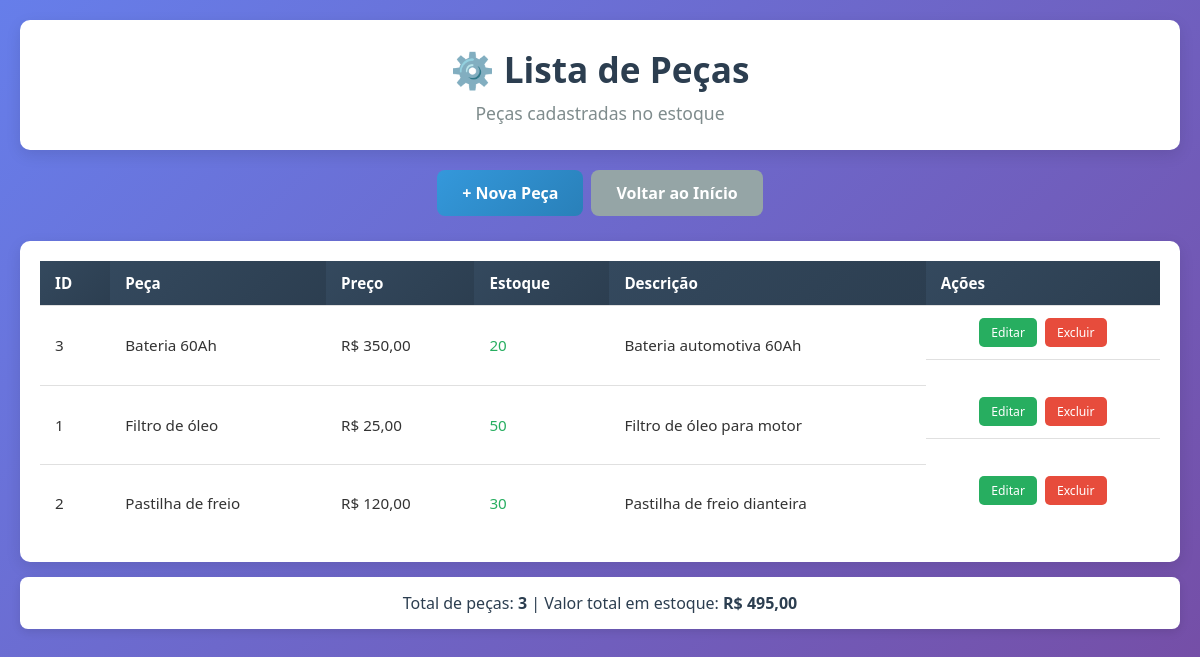
Page /pecas/listar.php on the committed database.
### tables this page shows
CREATE TABLE PECAS (
    ID_PECA INT AUTO_INCREMENT PRIMARY KEY,
    NOME_PECA VARCHAR(100) NOT NULL,
    PRECO DECIMAL(10,2) NOT NULL,
    QUANTIDADE INT,
    DESCRICAO_PECA TEXT,
    FABRICANTE VARCHAR(100)
);

### pecas/listar.php (the view, shortened to what this page needs)
<?php
require_once '../conexao.php';
$sql = "SELECT * FROM PECAS ORDER BY NOME_PECA";
$stmt = $pdo->query($sql);
$pecas = $stmt->fetchAll(PDO::FETCH_ASSOC);
?>
<!DOCTYPE html>
<html lang="pt-br">
<head>
    <link rel="stylesheet" href="listas.css">
</head>
<body>
    <div class="container">
        <div class="header">
            <h1>⚙️ Lista de Peças</h1>
            <p>Peças cadastradas no estoque</p>
        </div>
        <div class="actions">
            <a href="cadastrar.php" class="btn btn-primary">+ Nova Peça</a>
            <a href="../index.php" class="btn btn-secondary">Voltar ao Início</a>
        </div>
        <?php if (count($pecas) > 0): ?>
            <div class="table-container">
                <table>
                    <thead>
                        <tr>
                            <th>ID</th>
                            <th>Peça</th>
                            <th>Preço</th>
                            <th>Estoque</th>
                            <th>Descrição</th>
                            <th>Ações</th>
                        </tr>
                    </thead>
                    <tbody>
                        <?php foreach ($pecas as $peca): ?>
                        <tr>
                            <td><?= $peca['ID_PECA'] ?></td>
                            <td><?= htmlspecialchars($peca['NOME_PECA']) ?></td>
                            <td>R$ <?= number_format($peca['PRECO'], 2, ',', '.') ?></td>
                            <td>
                                <span class="<?= $peca['QUANTIDADE'] == 0 ? 'estoque-zero' : ($peca['QUANTIDADE'] < 10 ? 'estoque-baixo' : 'estoque-normal') ?>">
                                    <?= $peca['QUANTIDADE'] ?>
                                </span>
                            </td>
                            <td title="<?= htmlspecialchars($peca['DESCRICAO_PECA']) ?>">
                                <?= strlen($peca['DESCRICAO_PECA']) > 50 ? substr($peca['DESCRICAO_PECA'], 0, 50) . '...' : $peca['DESCRICAO_PECA'] ?>
                            </td>
                            <td class="actions">
                                <a href="editar.php?id=<?= $peca['ID_PECA'] ?>" class="btn-small btn-edit">Editar</a>
                                <a href="excluir.php?id=<?= $peca['ID_PECA'] ?>" class="btn-small btn-delete" onclick="return confirm('Tem certeza que deseja excluir esta peça?')">Excluir</a>
                            </td>
                        </tr>
                        <?php endforeach; ?>
                    </tbody>
                </table>
            </div>
            <div class="summary">
                Total de peças: <strong><?= count($pecas) ?></strong> |
                Valor total em estoque: <strong>R$ <?= number_format(array_sum(array_column($pecas, 'PRECO')), 2, ',', '.') ?></strong>
            </div>
        <?php endif; ?>
    </div>
</body>
</html>

### pecas/listas.css (style rules this page uses)
* { margin: 0; padding: 0; box-sizing: border-box; }
body { font-family: 'Segoe UI', Tahoma, Geneva, Verdana, sans-serif; background: linear-gradient(135deg, #667eea 0%, #764ba2 100%); min-height: 100vh; padding: 20px; color: #333; }
.container { max-width: 1200px; margin: 0 auto; }
.header { background: white; border-radius: 10px; padding: 25px; margin-bottom: 20px; box-shadow: 0 5px 15px rgba(0,0,0,0.1); text-align: center; }
.header h1 { color: #2c3e50; font-size: 2.2em; margin-bottom: 8px; }
.header p { color: #7f8c8d; font-size: 1.1em; }
.actions { display: flex; gap: 15px; margin-bottom: 25px; flex-wrap: wrap; }
.btn { padding: 12px 25px; border: none; border-radius: 8px; font-size: 1em; font-weight: 600; text-decoration: none; text-align: center; cursor: pointer; transition: all 0.3s ease; display: inline-block; }
.btn-primary { background: linear-gradient(135deg, #3498db, #2980b9); color: white; }
.btn-secondary { background: #95a5a6; color: white; }
.table-container { background: white; border-radius: 10px; padding: 20px; box-shadow: 0 5px 15px rgba(0,0,0,0.1); overflow-x: auto; }
table { width: 100%; border-collapse: collapse; font-size: 0.95em; }
th, td { padding: 12px 15px; text-align: left; border-bottom: 1px solid #e0e0e0; }
th { background: linear-gradient(135deg, #34495e, #2c3e50); color: white; font-weight: 600; position: sticky; top: 0; }
tr:last-child td { border-bottom: none; }
.actions { display: flex; gap: 8px; justify-content: center; }
.btn-small { padding: 6px 12px; font-size: 0.8em; text-decoration: none; border-radius: 5px; font-weight: 500; transition: all 0.3s ease; border: none; cursor: pointer; white-space: nowrap; }
.btn-edit { background: #27ae60; color: white; }
.btn-delete { background: #e74c3c; color: white; }
.summary { background: white; border-radius: 8px; padding: 15px 20px; margin-top: 15px; text-align: center; font-size: 1em; color: #2c3e50; box-shadow: 0 3px 10px rgba(0,0,0,0.1); }

### pecas/listar.php (style rules this page uses)
.estoque-normal { color: #27ae60; }

### rows in the picture
pecas: ID_PECA "3", NOME_PECA "Bateria 60Ah", PRECO "350,00", QUANTIDADE "20", DESCRICAO_PECA "Bateria automotiva 60Ah"
pecas: ID_PECA "1", NOME_PECA "Filtro de óleo", PRECO "25,00", QUANTIDADE "50", DESCRICAO_PECA "Filtro de óleo para motor"
pecas: ID_PECA "2", NOME_PECA "Pastilha de freio", PRECO "120,00", QUANTIDADE "30", DESCRICAO_PECA "Pastilha de freio dianteira"

### other values in the picture
count($pecas) "3"
array_sum(array_column($pecas, 'PRECO')) "495,00"
